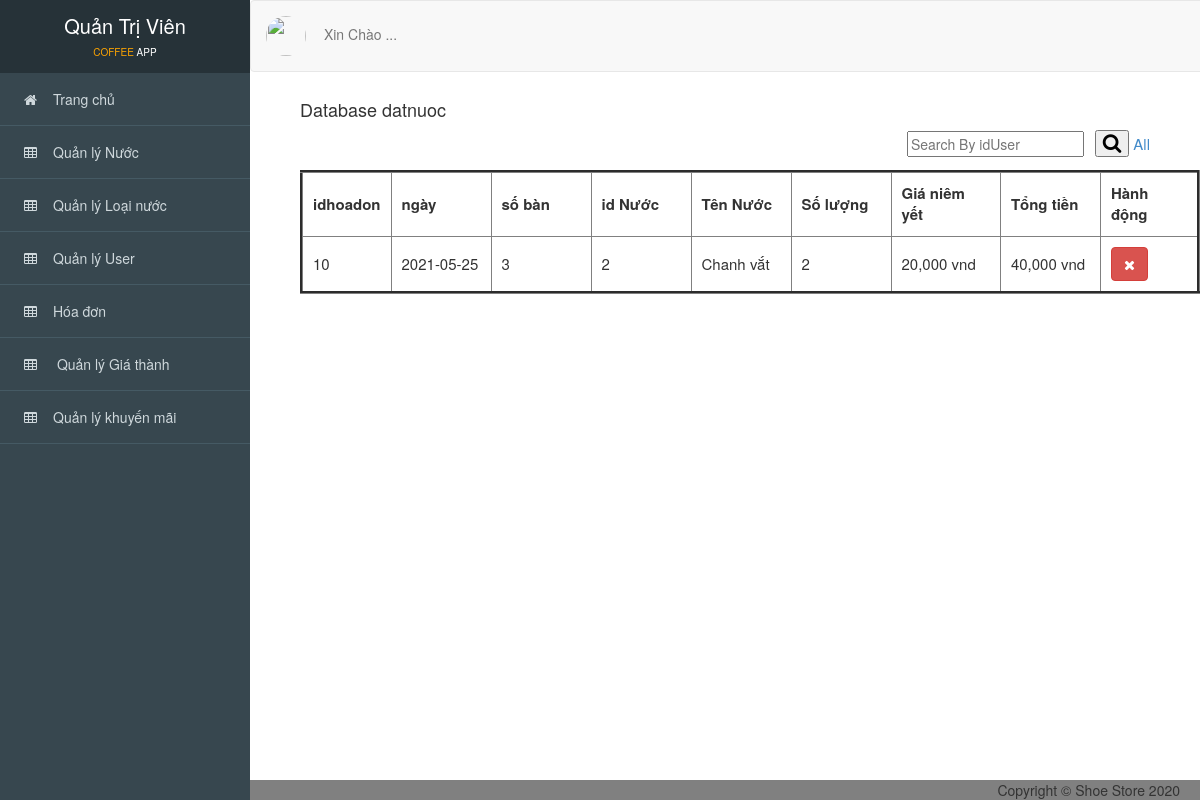
The app's page /Admin/index.php?action=hoadon, older data.
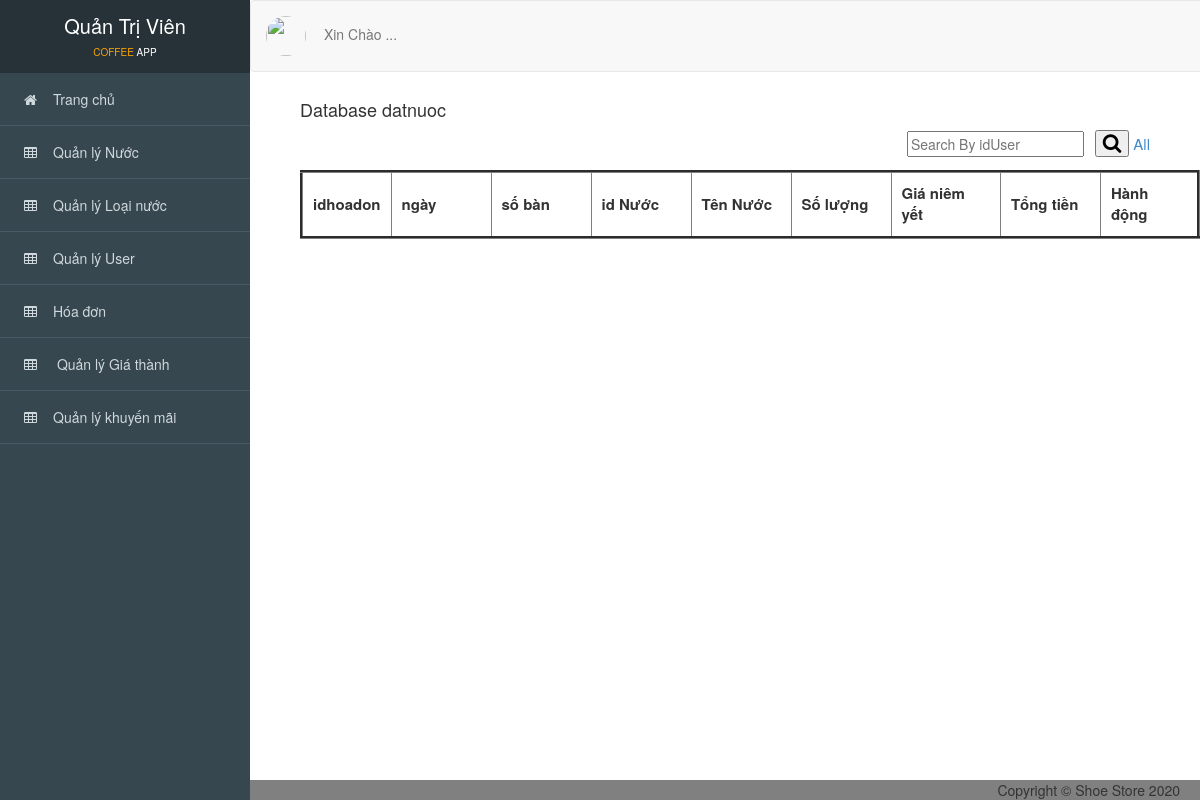
The same page, newer data.
### tables this page shows
CREATE TABLE `datnuoc` (
  `idDatnuoc` int(11) NOT NULL,
  `idSoban` int(11) NOT NULL,
  `idNuoc` int(11) NOT NULL,
  `soluong` int(11) NOT NULL,
  `ngay` date NOT NULL,
  `thanhtoan` int(11) NOT NULL,
  `Xong_Don` int(11) NOT NULL
);

CREATE TABLE `nuoc` (
  `idNuoc` int(11) NOT NULL,
  `idLoaiNuoc` int(11) NOT NULL,
  `tenNuoc` varchar(255) NOT NULL,
  `hinhanh` varchar(255) NOT NULL,
  `mota` varchar(255) NOT NULL,
  `idGiaThanh` int(11) NOT NULL
);

CREATE TABLE `giathanh` (
  `idGiaThanh` int(11) NOT NULL,
  `GiaNiemYet` double NOT NULL,
  `idKM` int(11) NOT NULL
);

### Admin/controller_admin/duyethoadon.php (called while the page is built, shortened)
<?php
    require_once('./model_admin/hoadon.php');
    class hoadoncontroller
    {
    	var $hoadon_model;
    	public function __construct()
    	{
    		$this->hoadon_model = new hoadon();
    	}
    	public function list_hoadon()
    	{
            $data = $this->hoadon_model->all();
            require_once('views_admin/index.php');
    	}
       }
?>

### Admin/model_admin/ketnoi.php (called while the page is built, shortened)
<?php
    class ketnoi
    {
    	function __construct()
    	{
    		$host = "localhost";
    		$username ="root";
    		$password = "";
    		$dbname = "coffe_app";
    		$this->connect = new mysqli($host,$username,$password,$dbname);
    	}
    }
?>

### Admin/model_admin/hoadon.php (called while the page is built, shortened)
<?php
    require_once('ketnoi.php');
    class hoadon
    {
    	var $conn;
    	function __construct()
    	{
    		$connect_obj = new ketnoi();
    		$this->conn = $connect_obj->connect;
    	}
    	function all()
    	{
    		$query = "SELECT datnuoc.idDatnuoc, datnuoc.ngay, datnuoc.idSoban, datnuoc.idNuoc, nuoc.tenNuoc, datnuoc.soluong, giathanh.GiaNiemYet
                        FROM datnuoc
                        INNER JOIN nuoc ON datnuoc.idNuoc = nuoc.idNuoc
                        INNER JOIN giathanh ON nuoc.idGiaThanh = giathanh.idGiaThanh
                        WHERE thanhtoan = '1' ";
    		$result = $this->conn->query($query);
    		$data = array();
    		while ($row = $result->fetch_assoc()) {
       		   $data[] = $row;
    		}
    		return $data;
    	}
    }
?>

### Admin/views_admin/hoadon/quanlyhoadon.php (the view)
<div id="viewport">
<div class="container-fluid" id="noidung">
      <h4>Database datnuoc</h4>
      <div class="search_box pull-right" style="margin-right: 50px; margin-top: 0px;">
          <form method="POST" action="?action=hoadon">
          <input type="text" placeholder="Search By idUser" name="timkiem_hd">&ensp;
          <button type="submit"><i class="fa fa-search"></i></button>
          <a href="?action=hoadon" style="font-size: 15px;">All</a>
        </form>
      </div>
      <br>
      <br>
      <table border="3" cellpadding="10" style="font-size: 15px;">
          <thead>
               <tr>
                  <th>idhoadon</th>
                  <th class="theadd">ngày</th>
                  <th class="theadd">số bàn</th>
                  <th class="theadd">id Nước</th>
                  <th class="theadd">Tên Nước</th>
                  <th class="theadd">Số lượng</th>
                  <th class="theadd">Giá niêm yết</th>
                  <th class="theadd">Tổng tiền</th>
                  <th>Hành động</th>
               </tr>
          </thead>
          <tbody>
            <?php foreach ($data as $value) { ?>
              <tr>
                  <td scope="row"><?= $value['idDatnuoc'] ?></td>
                 <td><?= $value['ngay'] ?>  </td>
                  <td><?= $value['idSoban'] ?></td>
                  <td><?= $value['idNuoc'] ?></td>
                  <td><?= $value['tenNuoc'] ?></td>
                  <td><?= $value['soluong'] ?></td>
                  <td><?= number_format($value['GiaNiemYet']) ?> vnd</td>
                  <td><?= number_format($value['GiaNiemYet']*$value['soluong']) ?> vnd</td>
                  <td>
                    <a href="?action=xoahoadon&id=<?= $value['idDatnuoc'] ?>" onclick="return confirm('Bạn có thật sự muốn xóa ?');" type="button" class="btn btn-danger" title="Xóa">
                      <i class="fa fa-times"></i></a>
                  </td>
              </tr>
              <?php } ?>
          </tbody>
      </table>
      <br>
      <br>
      <br>
</div>
</div>

Row changes from the older to the newer data that the page shows:
removed datnuoc: idDatnuoc "10", ngay "2021-05-25", idSoban "3", idNuoc "2", idNuoc.tenNuoc "Chanh vắt", soluong "2", giathanh.GiaNiemYet "20,000", $value['GiaNiemYet']*$value['soluong'] "40,000"
